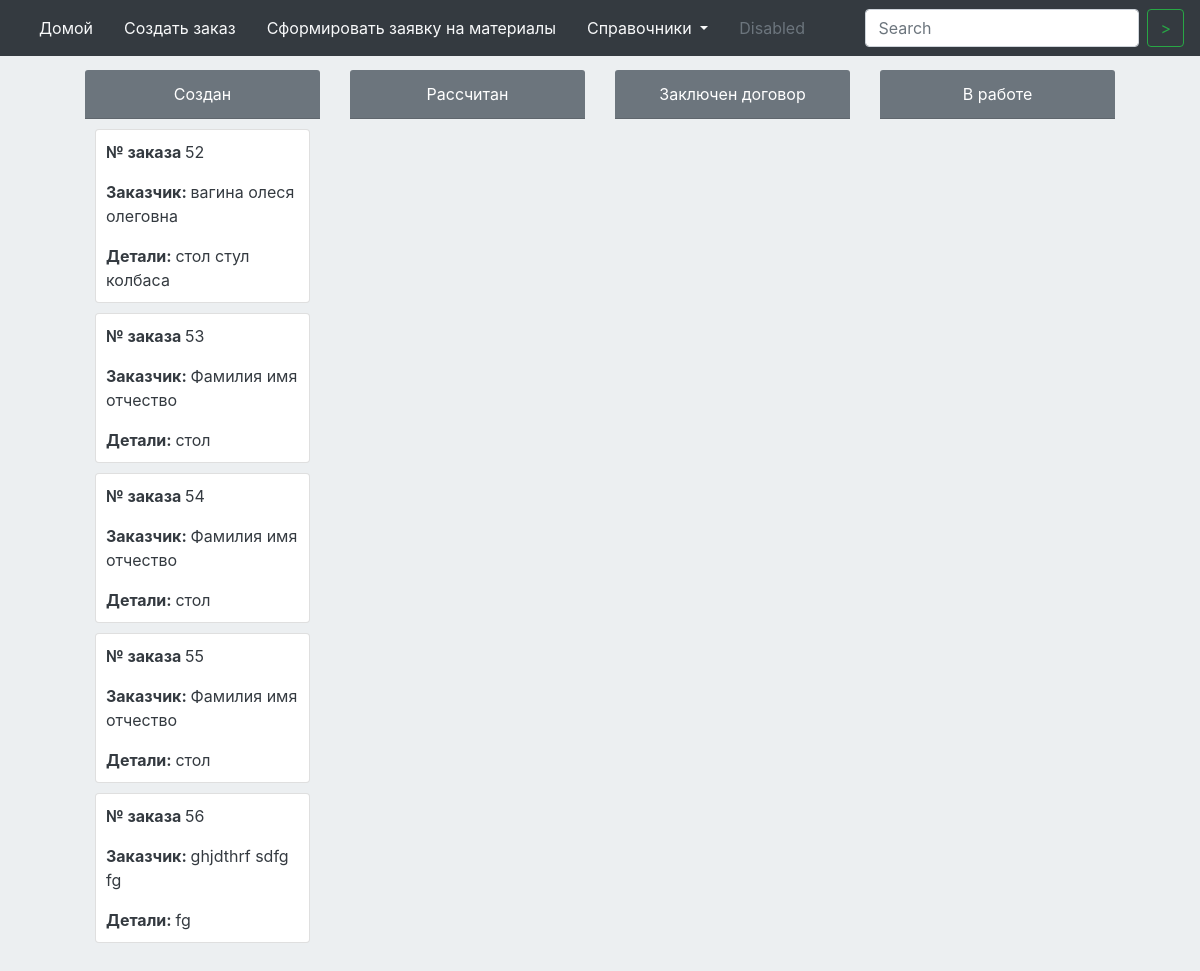
The app's page /, older data.
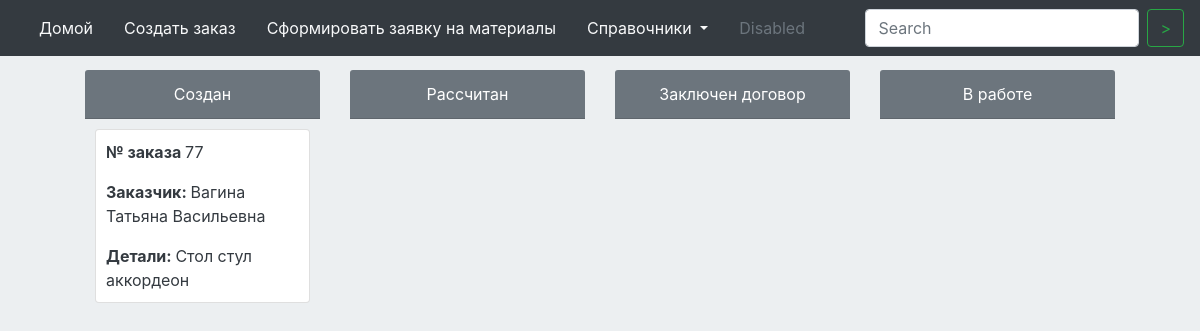
The same page, newer data.
### orloveFurniture/models.py (models this page shows, shortened)
class StatusCatalog(models.Model):
    name = models.CharField(max_length=255)
    orderliness = models.IntegerField()

class Order(models.Model):
    idOrder = models.CharField(max_length=36, blank=True, unique=False, default=uuid.uuid4)
    date_created = models.DateTimeField(default=timezone.now)
    surname = models.CharField(max_length=255)
    name = models.CharField(max_length=255)
    patronymic = models.CharField(max_length=255)
    status = models.ForeignKey(StatusCatalog, models.SET_NULL, blank=True, null=True)
    address = models.CharField(max_length=255)
    phone = models.CharField(max_length=11)
    details = models.TextField()
    cost = models.IntegerField(blank=True, null=True, default = 0)
    prepayment = models.IntegerField(blank=True, null=True, default = 0 )

### orloveFurniture/views.py (the view)
# urls.py: url(r'^$', views.orders, name='index'),
def orders(request):
    ordersArray = []
    statusNameArray = []
    statuses = StatusCatalog.objects.all().order_by("orderliness")
    for stat in statuses:
        order = Order.objects.filter(status = stat.id)
        ordersArray.append( order )
        statusNameArray.append(stat.name)
    return render(request, "ordersAll.html", {"ordersArray" : ordersArray, "statusNameArray" : statusNameArray })

### templates/ordersAll.html (shortened to what this page needs)
{% extends "base.html" %}
{% load static %}
{% block styles %}
     <link rel="stylesheet" type="text/css" href= "{% static "css/index.css" %}" >
{% endblock %}
{% block content %}
    <div class = "main-window">
        <div class="container-fluid">
            <div class="row">
                {% for status in statusNameArray %}
                    <div class = "col-3">
                        <div class="order_list">
                            <div class="card-header text-center text-white bg-secondary">{{ status }} </div>
                        </div>
                    </div>
                {% endfor %}
            </div>
        </div>
        <div class="container-fluid">
            <div class="row">
                {% for orders in ordersArray %}
                    <div class = "col-3">
                        {% include "order_list.html"  %}
                    </div>
                {% endfor %}
            </div>
        </div>
    </div>
{% endblock %}

### templates/order_list.html
 <div class="order_list">
    <div class="card-rows">
              {% for order in orders %}
                       <a href=/order/{{ order.id }}/ >
                             {% include "order_leaf.html" %}
                       </a>
              {% endfor %}
    </div>
 </div>

### templates/order_leaf.html
<div class="card card-padding rounded  ">
    <p class="card-text text-dark"> <b>№ заказа </b>  {{ order.id }} </p>
    <p class="card-text text-dark"><b> Заказчик: </b>  {{  order.surname }} {{ order.name }}  {{ order.patronymic }} </p>
    <p class="card-text text-dark"> <b> Детали: </b> {{ order.details }} </p>
</div>

Row changes from the older to the newer data that the page shows:
removed Order: id "52", surname "вагина", name "олеся", patronymic "олеговна", details "стол стул колбаса"
removed Order: id "53", surname "Фамилия", name "имя", patronymic "отчество", details "стол"
removed Order: id "54", surname "Фамилия", name "имя", patronymic "отчество", details "стол"
removed Order: id "55", surname "Фамилия", name "имя", patronymic "отчество", details "стол"
removed Order: id "56", surname "ghjdthrf", name "sdfg", patronymic "fg", details "fg"
added Order: id "77", surname "Вагина", name "Татьяна", patronymic "Васильевна", details "Стол стул аккордеон"
